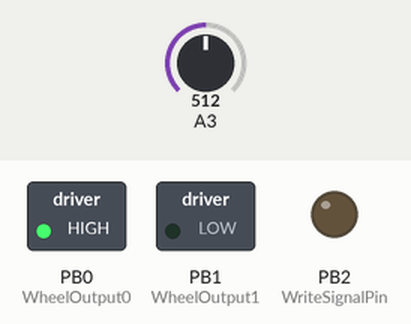
The sketch below on a simulated ATtiny85, built with avr-gcc and run on an emulated ATtiny85. Parts: switched loads named in the sketch (green lamp = pin HIGH), output pins drawn as LEDs (lit = HIGH). The inputs (shaded band) are chosen by the test bench; at power-on: A3 = 512.

Above: at 1.2 s.
1.3 s: A3 set to 156
2.8 s: A3 set to 133
At 3.9 s:
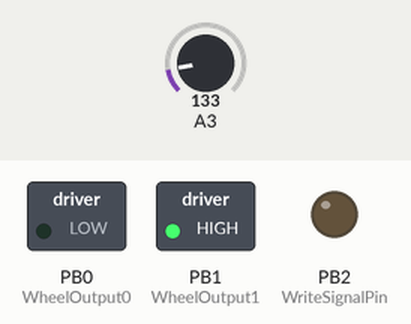
4.3 s: A3 set to 493
5.8 s: A3 set to 515
At 6.2 s:
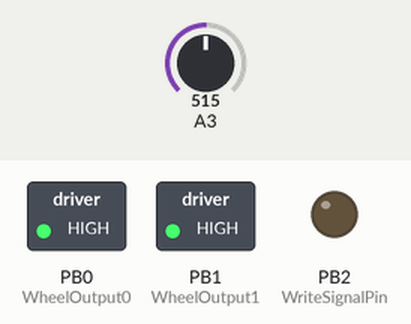
7.3 s: A3 set to 140
At 8.5 s:
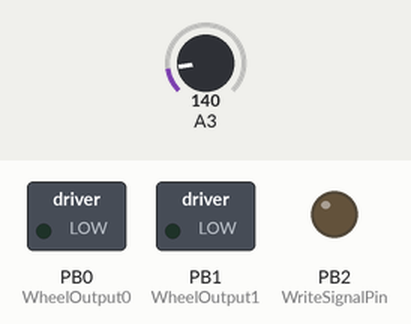
8.8 s: A3 set to 510
At 9.6 s:
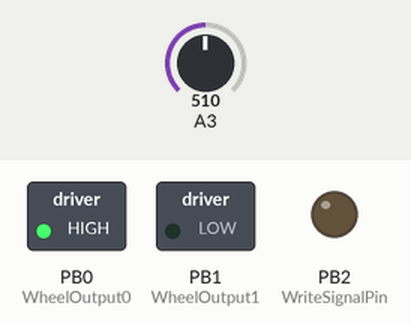
Timing chart, 0 to 11.3 s (numbered marks = the images above; inputs shaded):
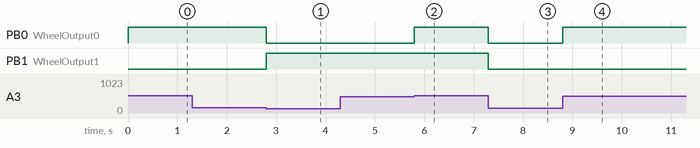

The sketch:

OpticalEncoder.ino
```cpp
//                            attiny85
//                      reset -+---+- power
//      (WheelSensorPin) pb3  -+*  +- pb2 (WriteSignalPin)
//                       pb4  -+   +- pb1 (WheelOutput1)
//                  ground    -+---+- pb0 (WheelOutput0)


///*
#define WheelOutput0 0
#define WheelOutput1 1
#define WriteSignalPin 2
#define WheelSensorPin 3


int WheelTickState= 0;
int OLDWheelTickState = 0;
int WheelTCount = 0;
int OLDWheelTCount  = 0;

void setup()
{
  pinMode (WheelOutput0, OUTPUT);
  pinMode (WheelOutput1, OUTPUT);
  pinMode (WriteSignalPin, OUTPUT);
  pinMode (WheelSensorPin, INPUT);
}


void loop(){
	//check pin state
  if (analogRead(WheelSensorPin) >500) WheelTickState = 1;
  if (analogRead(WheelSensorPin) <150) WheelTickState = 0;

  if(WheelTickState != OLDWheelTickState) WheelTCount++;

  OLDWheelTickState = WheelTickState;

  // reset count
	if(WheelTCount >3) WheelTCount = 0;

	//output binary
	int FirstBit = 0;
	int SecondBit = 0;

	if(WheelTCount == 1 || WheelTCount == 3 ) FirstBit = 1;
	if(WheelTCount == 2 || WheelTCount == 3 ) SecondBit = 1;


	if(WheelTCount!=OLDWheelTCount){
		//signal bit is on while data is being changed on other ones, so Arduino doesnt read while information is being changed
		digitalWrite(WriteSignalPin, 1);

		digitalWrite(WheelOutput0, FirstBit);
		digitalWrite(WheelOutput1, SecondBit);

		digitalWrite(WriteSignalPin, 0);
	}


	OLDWheelTCount = WheelTCount;
}
```

Measured:
- the behaviour switches between 150 and 149 on A3 (found by bisection; images 0 and 1)
- the behaviour switches between 500 and 501 on A3 (found by bisection; images 1 and 2)
- after the input at 1.3 s, every drawn part: stays the same
- after the input at 2.8 s, PB0 (WheelOutput0): HIGH → LOW at once; PB1 (WheelOutput1): LOW → HIGH at once
- after the input at 4.3 s, every drawn part: stays the same
- after the input at 5.8 s, PB0 (WheelOutput0): LOW → HIGH at once
- after the input at 7.3 s, PB0 (WheelOutput0), PB1 (WheelOutput1): HIGH → LOW at once
- after the input at 8.8 s, PB0 (WheelOutput0): LOW → HIGH at once
